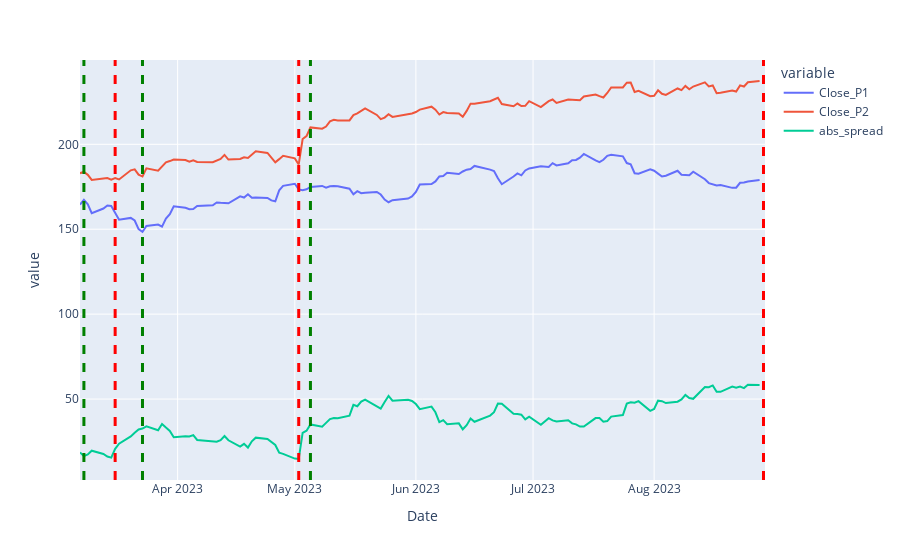

Notebook code for this chart:
### Markdown cell above
## Visualize the data for spotchecking

### Code cell
examine_output_data(
    tb=sample_output,
    ticker1=sampled_record.Ticker_P1.values[0],
    ticker2=sampled_record.Ticker_P2.values[0],
    date=sampled_record.Date.values[0]
)
